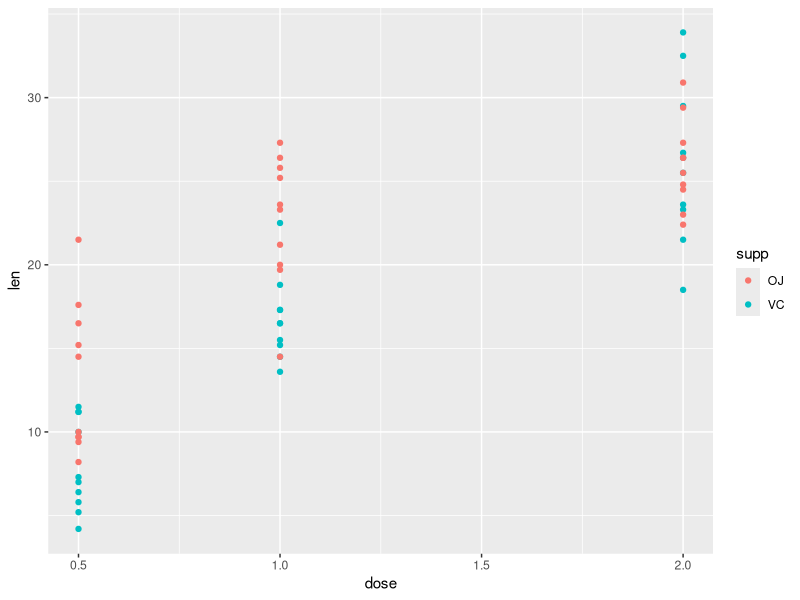
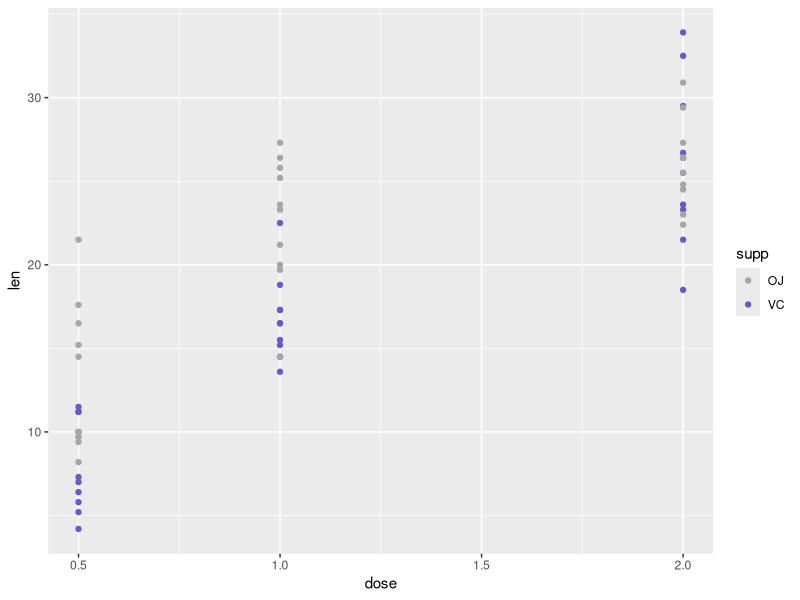
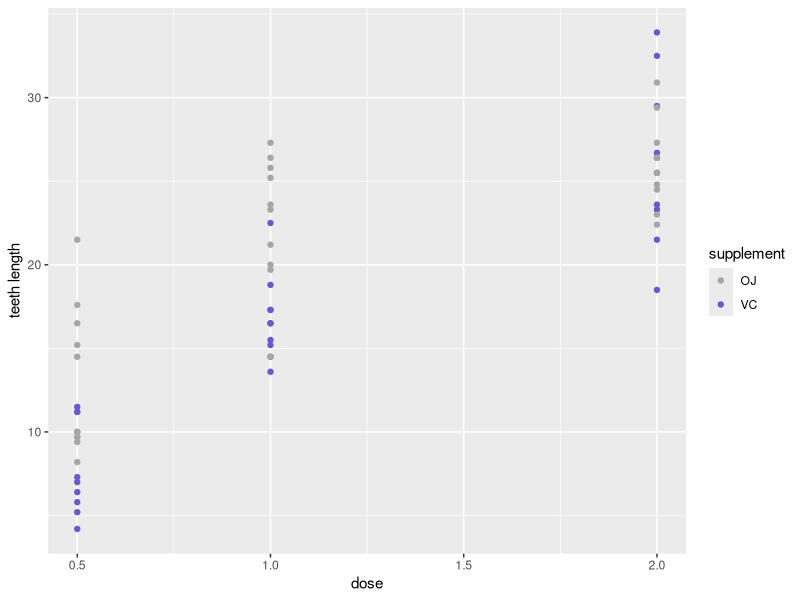
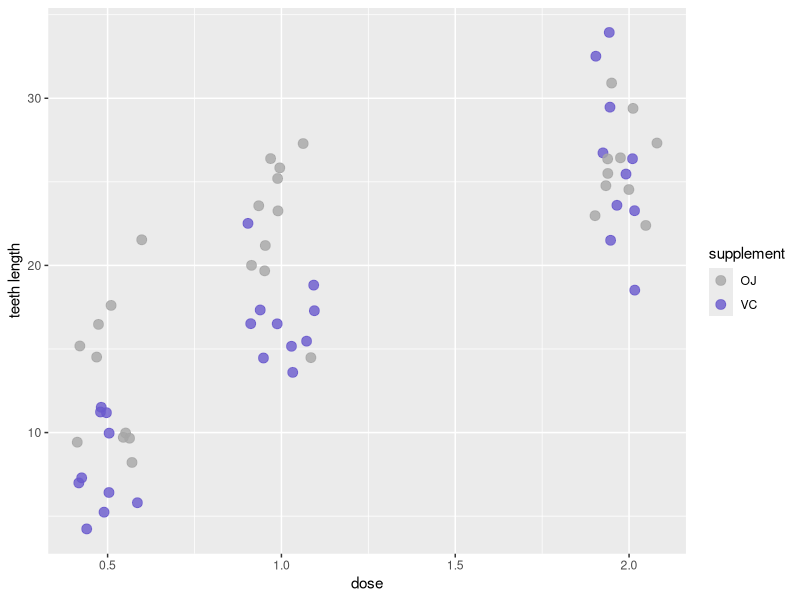
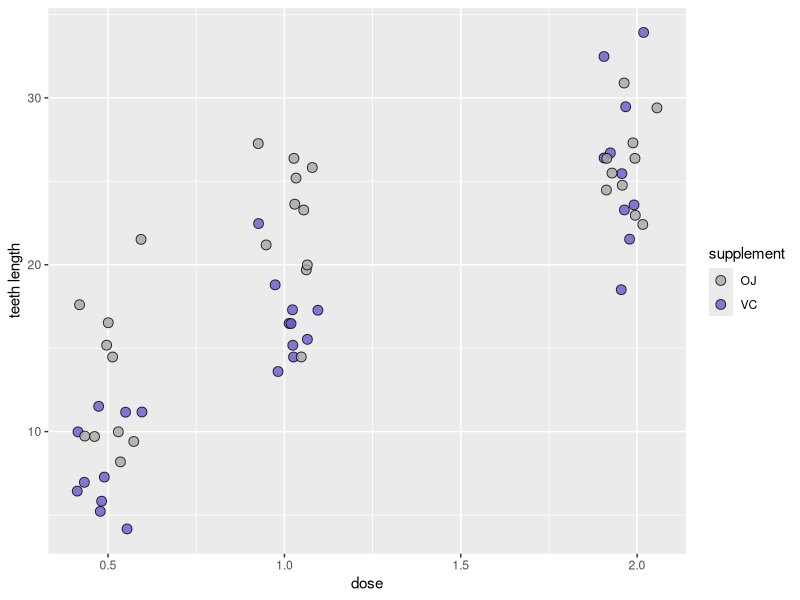
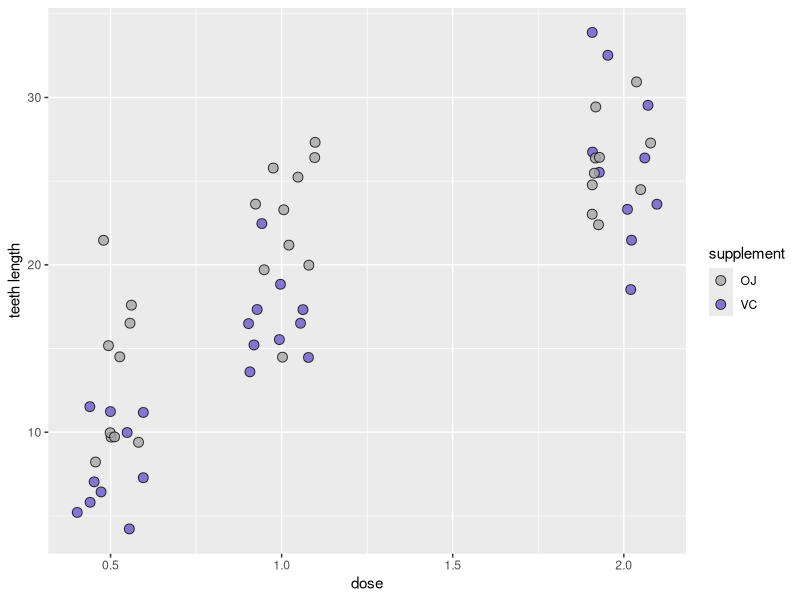
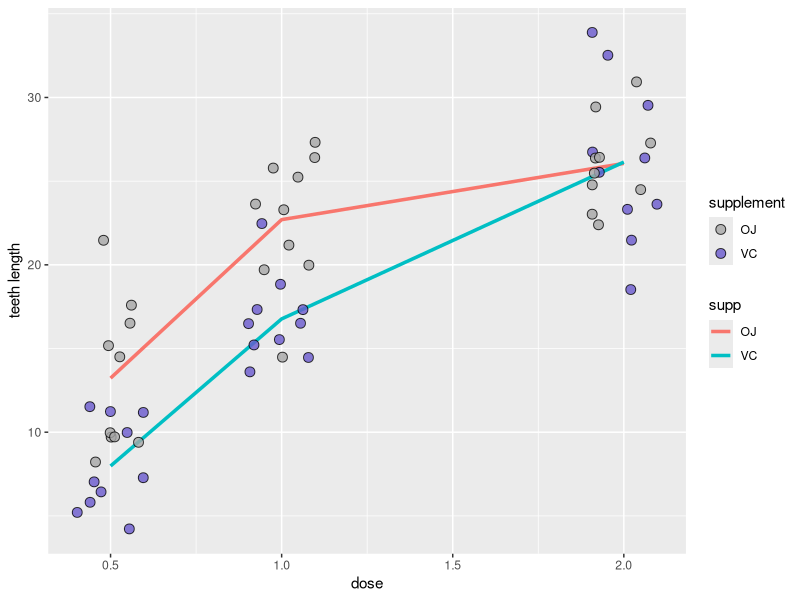
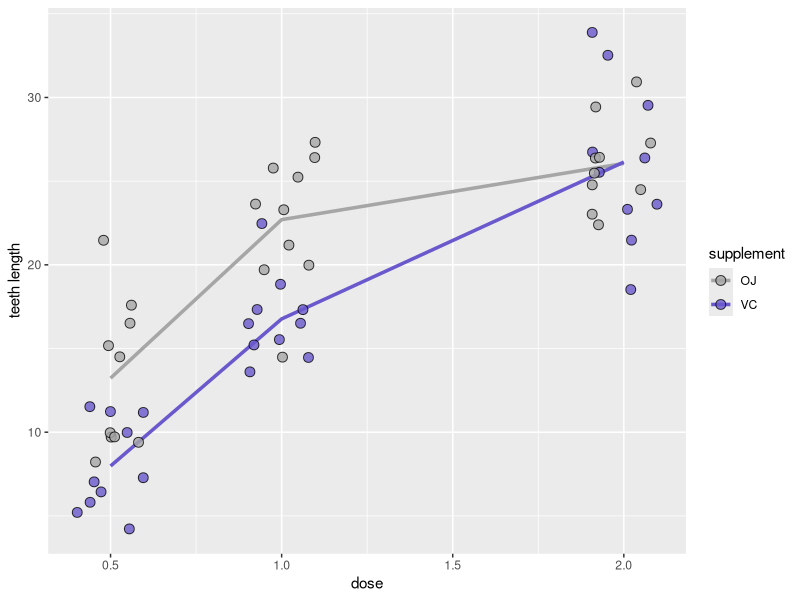

R code for these plots, in order:
## ---- chunk 1
knitr::opts_chunk$set(echo = TRUE)
## ---- chunk 2
library(ggplot2) 
library(tidyr)
library(dplyr)
library(readr)
library(readxl)
## ---- chunk 3
head(ToothGrowth)
str(ToothGrowth)
## ---- chunk 4
ToothGrowth %>% 
  ggplot(aes(x = dose, y = len)) +
  geom_point(aes(color = supp)) 
## ---- chunk 5
wisteria <- c("grey65", "burlywood3", "khaki2", "plum1", "lightcyan2", "cornflowerblue", "slateblue3")
## ---- chunk 6
ToothGrowth %>% 
  ggplot(aes(x = dose, y = len)) +
  geom_point(aes(color = supp)) +
  scale_color_manual(values = wisteria[c(1, 7)]) #calling the 1st and 7th color 
## ---- chunk 7
ToothGrowth %>% 
  ggplot(aes(x = dose, y = len)) +
  geom_point(aes(color = supp)) +
  scale_color_manual(values = wisteria[c(1, 7)]) +
  labs(x = "dose",              #the labs option allow you to change axis and legend labels. 
       y = "teeth length",
       color = "supplement")
## ---- chunk 8
ToothGrowth %>% 
  ggplot(aes(x = dose, y = len)) +
  geom_point(aes(color = supp), 
             position = position_jitter(0.1),   #horizontal spread of 0.1
             alpha = 0.8,             #20% transparent. When dots do overlap, we can tell
             size = 3) +    #make them larger and easier to see 
  scale_color_manual(values = wisteria[c(1, 7)]) +
  labs(x = "dose",              
       y = "teeth length",
       color = "supplement")
## ---- chunk 9
ToothGrowth %>% 
  ggplot(aes(x = dose, y = len)) +
  geom_point(aes(fill = supp), #note that change to fill = supp
             position = position_jitter(0.1),   
             alpha = 0.8,             
             size = 3,
             shape = 21, #shape = 21 gives you open circle
             color = "black") +    #black border around each dot
  scale_fill_manual(values = wisteria[c(1, 7)]) + #change to scale_fill here 
  labs(x = "dose",              
       y = "teeth length",
       fill = "supplement") #change to fill = here
## ---- chunk 10
ToothGrowth %>% 
  ggplot(aes(x = dose, y = len)) +
  geom_point(aes(fill = supp), 
             position = position_jitter(0.1, seed = 666),   #added seed = 666 here
                                                    #doesn't matter which seed number you use
                                                    #as long as it's the same number the pattern will be the same
             alpha = 0.8,             
             size = 3,
             shape = 21, 
             color = "black") +    
  scale_fill_manual(values = wisteria[c(1, 7)]) +  
  labs(x = "dose",              
       y = "teeth length",
       fill = "supplement")
## ---- chunk 11
ToothGrowth %>% 
  ggplot(aes(x = dose, y = len)) +
  stat_summary(geom = "line",  #draw a line
               fun.y = mean, #summarise by averaging, thus mean
               aes(group = supp, color = supp), #one line per supp, color by supp
               size = 1.2) + 
  geom_point(aes(fill = supp), 
             position = position_jitter(0.1, seed = 666),    
             alpha = 0.8,             
             size = 3,
             shape = 21, 
             color = "black") +    
  scale_fill_manual(values = wisteria[c(1, 7)]) +  
  labs(x = "dose",              
       y = "teeth length",
       fill = "supplement")
## ---- chunk 12
ToothGrowth %>% 
  ggplot(aes(x = dose, y = len)) +
  stat_summary(geom = "line",  
               fun.y = mean,  
               aes(group = supp, color = supp),  
               size = 1.2) + 
  geom_point(aes(fill = supp), 
             position = position_jitter(0.1, seed = 666),    
             alpha = 0.8,             
             size = 3,
             shape = 21, 
             color = "black") +    
  scale_fill_manual(values = wisteria[c(1, 7)]) +  
  scale_color_manual(values = wisteria[c(1, 7)]) + #add scale_color_manual here
  labs(x = "dose",              
       y = "teeth length",
       fill = "supplement",
       color = "supplement") #change the color legend title here 
## ---- chunk 13
ToothGrowth %>% 
  ggplot(aes(x = dose, y = len)) +
  stat_summary(geom = "line",  
               fun.y = mean,  
               aes(group = supp, color = supp),  
               size = 1.2) + 
  stat_summary(geom = "errorbar",  #draw errorbars (another option is geom = "linerange")
               fun.data = mean_se, #mean_se specifies the errorbar to be based on standard error (se)
               aes(group = supp), #one errorbar per dose per supp
               width = 0.1) +   #make the bar narrower 
  geom_point(aes(fill = supp), 
             position = position_jitter(0.1, seed = 666),    
             alpha = 0.8,             
             size = 3,
             shape = 21, 
             color = "black") +    
  scale_fill_manual(values = wisteria[c(1, 7)]) +  
  scale_color_manual(values = wisteria[c(1, 7)]) + 
  labs(x = "dose",              
       y = "teeth length",
       fill = "supplement",
       color = "supplement")  
## ---- chunk 14
ToothGrowth %>% 
  ggplot(aes(x = dose, y = len)) +
  stat_summary(geom = "line",  
               fun.y = mean,  
               aes(group = supp, color = supp),  
               size = 1.2) + 
  stat_summary(geom = "ribbon",  #draw ribbons around line
               fun.data = mean_se, 
               aes(group = supp,
                   fill = supp), 
               alpha = 0.5) +   #make ribbons more transparent 
  geom_point(aes(fill = supp), 
             position = position_jitter(0.1, seed = 666),    
             alpha = 0.8,             
             size = 3,
             shape = 21, 
             color = "black") +    
  scale_fill_manual(values = wisteria[c(1, 7)]) +  
  scale_color_manual(values = wisteria[c(1, 7)]) + 
  labs(x = "dose",              
       y = "teeth length",
       fill = "supplement",
       color = "supplement")
## ---- chunk 15
ToothGrowth %>% 
  ggplot(aes(x = dose, y = len)) +
  stat_summary(geom = "line",  
               fun.y = mean,  
               aes(group = supp, color = supp),  
               size = 1.2) + 
  stat_summary(geom = "ribbon",   
               fun.data = mean_se, 
               aes(group = supp,
                   fill = supp), 
               alpha = 0.5) +   
  geom_point(aes(fill = supp), 
             position = position_jitter(0.1, seed = 666),    
             alpha = 0.8,             
             size = 3,
             shape = 21, 
             color = "black") +    
  scale_fill_manual(values = wisteria[c(1, 7)]) +  
  scale_color_manual(values = wisteria[c(1, 7)]) + 
  scale_x_continuous(breaks = c(0.5, 1, 2)) + #use scale_x_continuos here because x is continuos
                                              #if you have discrete x, you will need scale_x_discrete
  labs(x = "dose",              
       y = "teeth length",
       fill = "supplement",
       color = "supplement")
## ---- chunk 16
ToothGrowth %>% 
  ggplot(aes(x = dose, y = len)) +
  stat_summary(geom = "line",  
               fun.y = mean,  
               aes(group = supp, color = supp),  
               size = 1.2) + 
  stat_summary(geom = "ribbon",   
               fun.data = mean_se, 
               aes(group = supp,
                   fill = supp), 
               alpha = 0.5) +   
  geom_point(aes(fill = supp), 
             position = position_jitter(0.1, seed = 666),    
             alpha = 0.8,             
             size = 3,
             shape = 21, 
             color = "black") +    
  scale_fill_manual(values = wisteria[c(1, 7)]) +  
  scale_color_manual(values = wisteria[c(1, 7)]) + 
  scale_x_continuous(breaks = c(0.5, 1, 2)) +  
  labs(x = "dose",              
       y = "teeth length",
       fill = "supplement",
       color = "supplement") +
  guides(color = F) #turn off color legend using color = F 
## ---- chunk 17
ToothGrowth %>% 
  ggplot(aes(x = dose, y = len)) +
  stat_summary(geom = "line",  
               fun.y = mean,  
               aes(group = supp, color = supp),  
               size = 1.2) + 
  stat_summary(geom = "ribbon",   
               fun.data = mean_se, 
               aes(group = supp,
                   fill = supp), 
               alpha = 0.5) +   
  geom_point(aes(fill = supp), 
             position = position_jitter(0.1, seed = 666),    
             alpha = 0.8,             
             size = 3,
             shape = 21, 
             color = "black") +    
  scale_fill_manual(values = wisteria[c(1, 7)]) +  
  scale_color_manual(values = wisteria[c(1, 7)]) + 
  scale_x_continuous(breaks = c(0.5, 1, 2)) +  
  labs(x = "dose",              
       y = "teeth length",
       fill = "supplement",
       color = "supplement") +
  guides(color = F) +
  theme_minimal() 
## ---- chunk 18
ToothGrowth %>% 
  ggplot(aes(x = dose, y = len)) +
  stat_summary(geom = "line",  
               fun.y = mean,  
               aes(group = supp, color = supp),  
               size = 1.2) + 
  stat_summary(geom = "ribbon",   
               fun.data = mean_se, 
               aes(group = supp,
                   fill = supp), 
               alpha = 0.5) +   
  geom_point(aes(fill = supp), 
             position = position_jitter(0.1, seed = 666),    
             alpha = 0.8,             
             size = 3,
             shape = 21, 
             color = "black") +    
  scale_fill_manual(values = wisteria[c(1, 7)]) +  
  scale_color_manual(values = wisteria[c(1, 7)]) + 
  scale_x_continuous(breaks = c(0.5, 1, 2)) +  
  labs(x = "dose",              
       y = "teeth length",
       fill = "supplement",
       color = "supplement") +
  guides(color = F) +
  theme_minimal() +
  theme(axis.line = element_line(size = 1.2)) +  #add axis line back
  theme(text = element_text(size = 12, color = "black", face = "bold")) + #make text clearer and darker
  theme(axis.text = element_text(size = 12, color = "black", face = "bold")) 
## ---- chunk 19
ToothGrowth %>% 
  ggplot(aes(x = dose, y = len)) +
  stat_summary(geom = "line",  
               fun.y = mean,  
               aes(group = supp, color = supp),  
               size = 1.2) + 
  stat_summary(geom = "ribbon",   
               fun.data = mean_se, 
               aes(group = supp,
                   fill = supp), 
               alpha = 0.5) +   
  geom_point(aes(fill = supp), 
             position = position_jitter(0.1, seed = 666),    
             alpha = 0.8,             
             size = 3,
             shape = 21, 
             color = "black") +    
  scale_fill_manual(values = wisteria[c(1, 7)]) +  
  scale_color_manual(values = wisteria[c(1, 7)]) + 
  scale_x_continuous(breaks = c(0.5, 1, 2)) +  
  labs(x = "dose",              
       y = "teeth length",
       fill = "supplement",
       color = "supplement") +
  guides(color = F) +
  theme_minimal() +
  theme(legend.position = "bottom") + #move legend to bottom
  theme(axis.line = element_line(size = 1.2)) + 
  theme(text = element_text(size = 12, color = "black", face = "bold")) +
  theme(axis.text = element_text(size = 12, color = "black", face = "bold")) 
## ---- chunk 20
ToothGrowth %>% 
  ggplot(aes(x = dose, y = len)) +
  stat_summary(geom = "line",  
               fun.y = mean,  
               aes(group = supp, color = supp),  
               size = 1.2) + 
  stat_summary(geom = "ribbon",   
               fun.data = mean_se, 
               aes(group = supp,
                   fill = supp), 
               alpha = 0.5) +   
  geom_point(aes(fill = supp), 
             position = position_jitter(0.1, seed = 666),    
             alpha = 0.8,             
             size = 3,
             shape = 21, 
             color = "black") +    
  scale_fill_manual(values = wisteria[c(1, 7)]) +  
  scale_color_manual(values = wisteria[c(1, 7)]) + 
  scale_x_continuous(breaks = c(0.5, 1, 2)) +  
  labs(x = "dose",              
       y = "teeth length",
       fill = "supplement",
       color = "supplement") +
  guides(color = F) +
  theme_minimal() +
  theme(legend.position = c(0.8, 0.2)) + #this is a tricky command, and you have to manually adjust it
                                         #c(1, 1) means upper right corner of the graph area,
                                         #c(1, 0) means the lower right corner of the graph area
  theme(axis.line = element_line(size = 1.2)) + 
  theme(text = element_text(size = 12, color = "black", face = "bold")) +
  theme(axis.text = element_text(size = 12, color = "black", face = "bold"))
## ---- chunk 21
ToothGrowth %>% 
  ggplot(aes(x = dose, y = len)) +
  stat_summary(geom = "line",  
               fun.y = mean,  
               aes(group = supp, color = supp),  
               size = 1.2) + 
  stat_summary(geom = "ribbon",   
               fun.data = mean_se, 
               aes(group = supp,
                   fill = supp), 
               alpha = 0.5) +   
  geom_point(aes(fill = supp), 
             position = position_jitter(0.1, seed = 666),    
             alpha = 0.8,             
             size = 3,
             shape = 21, 
             color = "black") +    
  scale_fill_manual(values = wisteria[c(1, 7)]) +  
  scale_color_manual(values = wisteria[c(1, 7)]) + 
  scale_x_continuous(breaks = c(0.5, 1, 2)) +  
  labs(x = "dose",              
       y = "teeth length",
       fill = "supplement",
       color = "supplement") +
  guides(color = F) +
  guides(fill = guide_legend(nrow = 1, ncol = 2)) + # set fill legend to 1 row 2 columns. 
  theme_minimal() +
  theme(legend.position = c(0.8, 0.2)) + 
  theme(axis.line = element_line(size = 1.2)) + 
  theme(text = element_text(size = 12, color = "black", face = "bold")) +
  theme(axis.text = element_text(size = 12, color = "black", face = "bold"))



## ---- chunk 22
ToothGrowth %>% 
  ggplot(aes(x = dose, y = len)) +
  facet_grid(. ~ supp) + #see comments after plot for explanations 
  stat_summary(geom = "line",  
               fun.y = mean,  
               aes(group = supp, color = supp),  
               size = 1.2) + 
  stat_summary(geom = "ribbon",   
               fun.data = mean_se, 
               aes(group = supp,
                   fill = supp), 
               alpha = 0.5) +   
  geom_point(aes(fill = supp), 
             position = position_jitter(0.1, seed = 666),    
             alpha = 0.8,             
             size = 3,
             shape = 21, 
             color = "black") +    
  scale_fill_manual(values = wisteria[c(1, 7)]) +  
  scale_color_manual(values = wisteria[c(1, 7)]) + 
  scale_x_continuous(breaks = c(0.5, 1, 2)) +  
  labs(x = "dose",              
       y = "teeth length",
       fill = "supplement",
       color = "supplement") +
  guides(color = F) +
  guides(fill = guide_legend(nrow = 1, ncol = 2)) +  
  theme_minimal() +
  theme(legend.position = c(0.8, 0.2)) + 
  theme(axis.line = element_line(size = 1.2)) + 
  theme(text = element_text(size = 12, color = "black", face = "bold")) +
  theme(axis.text = element_text(size = 12, color = "black", face = "bold"))
## ---- chunk 23
ToothGrowth %>% 
  ggplot(aes(x = dose, y = len)) +
  facet_grid(. ~ supp) +  
  stat_summary(geom = "line",  
               fun.y = mean,  
               aes(group = supp, color = supp),  
               size = 1.2) + 
  stat_summary(geom = "ribbon",   
               fun.data = mean_se, 
               aes(group = supp,
                   fill = supp), 
               alpha = 0.5) +   
  geom_point(aes(fill = supp), 
             position = position_jitter(0.1, seed = 666),    
             alpha = 0.8,             
             size = 3,
             shape = 21, 
             color = "black") +    
  scale_fill_manual(values = wisteria[c(1, 7)]) +  
  scale_color_manual(values = wisteria[c(1, 7)]) + 
  scale_x_continuous(breaks = c(0.5, 1, 2)) +  
  labs(x = "dose",              
       y = "teeth length",
       fill = "supplement",
       color = "supplement") +
  guides(color = F) +
  guides(fill = guide_legend(nrow = 1, ncol = 2)) +  
  theme_minimal() +
  theme(legend.position = "none") +  #this time the legend is redundant with the panel label, so I turn it off. 
  theme(axis.line = element_line(size = 1.2)) + 
  theme(text = element_text(size = 12, color = "black", face = "bold")) +
  theme(axis.text = element_text(size = 12, color = "black", face = "bold")) +
  theme(panel.spacing = unit(1.2, "lines")) #make 1.2 lines of spacing between the subplots (panels)


## ---- chunk 24
ToothGrowth %>% 
  ggplot(aes(x = dose, y = len)) +
  facet_grid(. ~ dose) +  #change to ~ dose
  stat_summary(geom = "line",  
               fun.y = mean,  
               aes(group = supp, color = supp),  
               size = 1.2) + 
  stat_summary(geom = "ribbon",   
               fun.data = mean_se, 
               aes(group = supp,
                   fill = supp), 
               alpha = 0.5) +   
  geom_point(aes(fill = supp), 
             position = position_jitter(0.1, seed = 666),    
             alpha = 0.8,             
             size = 3,
             shape = 21, 
             color = "black") +    
  scale_fill_manual(values = wisteria[c(1, 7)]) +  
  scale_color_manual(values = wisteria[c(1, 7)]) + 
  scale_x_continuous(breaks = c(0.5, 1, 2)) +  
  labs(x = "dose",              
       y = "teeth length",
       fill = "supplement",
       color = "supplement") +
  guides(color = F) +
  guides(fill = guide_legend(nrow = 1, ncol = 2)) +  
  theme_minimal() +
  theme(legend.position = "none") +   
  theme(axis.line = element_line(size = 1.2)) + 
  theme(text = element_text(size = 12, color = "black", face = "bold")) +
  theme(axis.text = element_text(size = 12, color = "black", face = "bold")) +
  theme(panel.spacing = unit(1.2, "lines"))  
## ---- chunk 25
ToothGrowth %>% 
  ggplot(aes(x = supp, y = len)) +
  facet_grid(. ~ dose) +    
  geom_point(aes(fill = supp), 
             position = position_jitter(0.1, seed = 666),    
             alpha = 0.8,             
             size = 3,
             shape = 21, 
             color = "black") +    
  scale_fill_manual(values = wisteria[c(1, 7)]) +  
  scale_color_manual(values = wisteria[c(1, 7)]) + 
  #scale_x_continuous(breaks = c(0.5, 1, 2)) +  remove this. this time x axis is discrete
  labs(x = "supplement",  #now x = supplment              
       y = "teeth length",
       fill = "supplement",
       color = "supplement") +
  guides(color = F) +
  guides(fill = guide_legend(nrow = 1, ncol = 2)) +  
  theme_minimal() +
  theme(legend.position = "none") +  #this time the legend is redundant with the x label, so I turn it off. 
  theme(axis.line = element_line(size = 1.2)) + 
  theme(text = element_text(size = 12, color = "black", face = "bold")) +
  theme(axis.text = element_text(size = 12, color = "black", face = "bold")) +
  theme(panel.spacing = unit(1.2, "lines"))  
## ---- chunk 26
ToothGrowth %>% 
  ggplot(aes(x = supp, y = len)) +
  facet_grid(. ~ dose) +    
  geom_point(aes(fill = supp), 
             position = position_jitter(0.1, seed = 666),    
             alpha = 0.8,             
             size = 3,
             shape = 21, 
             color = "black") + 
  stat_summary(geom = "errorbar", #draw errorbars
               width = 0.2, size = 1,
               aes(group = supp), #one bar per supp per dose
               fun.data = mean_se) +   #errorbar base on standard error (SE)
  scale_fill_manual(values = wisteria[c(1, 7)]) +  
  scale_color_manual(values = wisteria[c(1, 7)]) + 
  labs(x = "supplement",  #now x = supplment              
       y = "teeth length",
       fill = "supplement",
       color = "supplement") +
  guides(color = F) +
  guides(fill = guide_legend(nrow = 1, ncol = 2)) +  
  theme_minimal() +
  theme(legend.position = "none") +  
  theme(axis.line = element_line(size = 1.2)) + 
  theme(text = element_text(size = 12, color = "black", face = "bold")) +
  theme(axis.text = element_text(size = 12, color = "black", face = "bold")) +
  theme(panel.spacing = unit(1.2, "lines"))  
## ---- chunk 27
ToothGrowth %>% 
  ggplot(aes(x = supp, y = len)) +
  facet_grid(. ~ dose) +    
  geom_point(aes(fill = supp), 
             position = position_jitter(0.1, seed = 666),    
             alpha = 0.8,             
             size = 3,
             shape = 21, 
             color = "black") + 
  stat_summary(geom = "errorbar",  
               width = 0.2, size = 1,
               aes(group = supp),  
               fun.data = mean_se) +   
  scale_fill_manual(values = wisteria[c(1, 7)]) +  
  scale_color_manual(values = wisteria[c(1, 7)]) + 
  scale_x_discrete(labels = NULL) + #turn off x axis text using labels = NULL 
  labs(x = "supplement",               
       y = "teeth length",
       fill = "supplement",
       color = "supplement") +
  guides(color = F) +
  guides(fill = guide_legend(nrow = 1, ncol = 2)) +  
  theme_minimal() +
  theme(legend.position = "bottom") +  #put the legends back 
  theme(axis.line = element_line(size = 1.2)) + 
  theme(text = element_text(size = 12, color = "black", face = "bold")) +
  theme(axis.text = element_text(size = 12, color = "black", face = "bold")) +
  theme(panel.spacing = unit(1.2, "lines"))
## ---- chunk 28
ToothGrowth %>% 
  ggplot(aes(x = supp, y = len)) +
  facet_grid(. ~ dose, switch = "x") + #switch = "x" puts x panel labels to the bottom instead of top    
  geom_point(aes(fill = supp), 
             position = position_jitter(0.1, seed = 666),    
             alpha = 0.8,             
             size = 3,
             shape = 21, 
             color = "black") + 
  stat_summary(geom = "errorbar", 
               width = 0.2, size = 1,
               aes(group = supp),  
               fun.data = mean_se) +     
  scale_fill_manual(values = wisteria[c(1, 7)]) +  
  scale_color_manual(values = wisteria[c(1, 7)]) + 
  scale_x_discrete(labels = NULL) +  
  labs(x = "dose",  #now x is dose again               
       y = "teeth length",
       fill = "supplement",
       color = "supplement") +
  guides(color = F) +
  guides(fill = guide_legend(nrow = 1, ncol = 2)) +  
  theme_minimal() +
  theme(legend.position = "top") +  #legends to the top, make space for x axis label
  theme(axis.line = element_line(size = 1.2)) + 
  theme(text = element_text(size = 12, color = "black", face = "bold")) +
  theme(axis.text = element_text(size = 12, color = "black", face = "bold")) +
  theme(panel.spacing = unit(1.2, "lines")) +
  theme(strip.placement = "outside") # put the text 0.5, 1, and 2  outside the axis line


## ---- chunk 29
head(CO2)
str(CO2)
## ---- chunk 30

